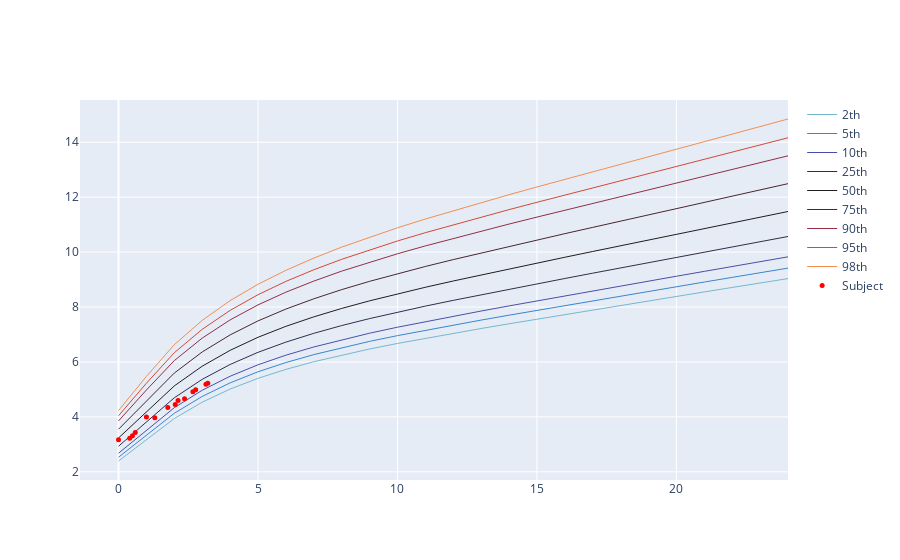

The cell this chart's notebook holds for it:
### Code cell
def plot_growth(df,col):
    return Scatter(
        x=df['Month'],
        y=df[col],
        mode='lines',
        name=f'{col}th',
        line=dict(
            shape = 'linear',
            color = percentiles_to_color.get(col, 'rgb(205, 12, 24)'),
            width= 1,
            dash = 'solid'
        ) if col in percentiles_to_color else {}
    )


# line_sytle = {
#     2: dict(shape = 'linear', color = 'rgb(205, 12, 24)', width= 1, dash = 'dash'),
#     10: dict(shape = 'linear', color = 'rgb(205, 12, 24)', width= 1, dash = 'dot'),

# }

plots = []
for col in nums_col:
    # trace = Scatter(
    #     x=df['Month'],
    #     y=df[col],
    #     mode='lines',
    #     name=f'{col}th',
    #     line = line_sytle.get(col, {}),
    #     marker=dict(
    #         size=.5,
    #         # color='red'
    #         # color='rgba(152, 0, 0, .8)',
    #         # line=dict(
    #         #     width=2,
    #         #     color='rgb(0, 0, 0)'
    #         # )
    #     )
    # )
    trace = plot_growth(df, col)
    plots.append(trace)


## add hover info for each subject
trace = Scatter(
    x=nikki_df['months'],
    y=nikki_df['weight_kg'],
    mode='markers',
    name='Subject',
    text=nikki_df['percentile'].astype(str) + '%',  
    # hoverinfosrc=subjects['percentile'],
    # hoverinfo='name',
    # hoveron=subjects,
    marker=dict(
        size=5,
        color='red',
        # color='rgba(152, 0, 0, .8)',
        # line=dict(
        #     width=2,
        #     color='rgb(0, 0, 0)'
        # )
    )
)

plots.append(trace)
iplot(plots)

### Figure 1 — Plotly figure (JSON) as saved in the notebook; plotly's stock layout.template omitted (floating-point values rounded to 4 significant figures)
{"data": [{"line": {"color": "#75b8ce", "dash": "solid", "shape": "linear", "width": 1}, "mode": "lines", "name": "2th", "type": "scatter", "x": [0, 1, 2, 3, 4, 5, 6, 7, 8, 9, 10, 11, 12, 13, 14, 15, 16, 17, 18, 19, 20, 21, 22, 23, 24], "y": [2.395, 3.161, 3.941, 4.536, 5.013, 5.404, 5.729, 6.008, 6.253, 6.473, 6.674, 6.862, 7.043, 7.218, 7.39, 7.56, 7.728, 7.895, 8.06, 8.225, 8.388, 8.55, 8.712, 8.874, 9.036]}, {"line": {"color": "#3885d0", "dash": "solid", "shape": "linear", "width": 1}, "mode": "lines", "name": "5th", "type": "scatter", "x": [0, 1, 2, 3, 4, 5, 6, 7, 8, 9, 10, 11, 12, 13, 14, 15, 16, 17, 18, 19, 20, 21, 22, 23, 24], "y": [2.532, 3.326, 4.132, 4.746, 5.239, 5.642, 5.979, 6.268, 6.522, 6.75, 6.959, 7.155, 7.342, 7.525, 7.703, 7.88, 8.054, 8.228, 8.4, 8.571, 8.741, 8.91, 9.079, 9.248, 9.417]}, {"line": {"color": "#4a4fa5", "dash": "solid", "shape": "linear", "width": 1}, "mode": "lines", "name": "10th", "type": "scatter", "x": [0, 1, 2, 3, 4, 5, 6, 7, 8, 9, 10, 11, 12, 13, 14, 15, 16, 17, 18, 19, 20, 21, 22, 23, 24], "y": [2.678, 3.502, 4.335, 4.97, 5.48, 5.898, 6.246, 6.546, 6.81, 7.048, 7.265, 7.47, 7.665, 7.855, 8.041, 8.225, 8.406, 8.587, 8.766, 8.944, 9.122, 9.298, 9.475, 9.651, 9.828]}, {"line": {"color": "#302e4a", "dash": "solid", "shape": "linear", "width": 1}, "mode": "lines", "name": "25th", "type": "scatter", "x": [0, 1, 2, 3, 4, 5, 6, 7, 8, 9, 10, 11, 12, 13, 14, 15, 16, 17, 18, 19, 20, 21, 22, 23, 24], "y": [2.932, 3.814, 4.696, 5.368, 5.908, 6.351, 6.722, 7.042, 7.325, 7.58, 7.813, 8.033, 8.243, 8.447, 8.647, 8.844, 9.039, 9.232, 9.425, 9.616, 9.806, 9.997, 10.19, 10.38, 10.57]}, {"line": {"color": "#1f1e1e", "dash": "solid", "shape": "linear", "width": 1}, "mode": "lines", "name": "50th", "type": "scatter", "x": [0, 1, 2, 3, 4, 5, 6, 7, 8, 9, 10, 11, 12, 13, 14, 15, 16, 17, 18, 19, 20, 21, 22, 23, 24], "y": [3.232, 4.187, 5.128, 5.846, 6.424, 6.899, 7.297, 7.642, 7.949, 8.225, 8.48, 8.719, 8.948, 9.17, 9.387, 9.601, 9.812, 10.02, 10.23, 10.44, 10.65, 10.85, 11.06, 11.27, 11.48]}, {"line": {"color": "#4a252e", "dash": "solid", "shape": "linear", "width": 1}, "mode": "lines", "name": "75th", "type": "scatter", "x": [0, 1, 2, 3, 4, 5, 6, 7, 8, 9, 10, 11, 12, 13, 14, 15, 16, 17, 18, 19, 20, 21, 22, 23, 24], "y": [3.55, 4.59, 5.596, 6.364, 6.984, 7.495, 7.925, 8.299, 8.633, 8.935, 9.214, 9.476, 9.727, 9.969, 10.21, 10.44, 10.67, 10.9, 11.13, 11.35, 11.58, 11.81, 12.03, 12.26, 12.49]}, {"line": {"color": "#932e44", "dash": "solid", "shape": "linear", "width": 1}, "mode": "lines", "name": "90th", "type": "scatter", "x": [0, 1, 2, 3, 4, 5, 6, 7, 8, 9, 10, 11, 12, 13, 14, 15, 16, 17, 18, 19, 20, 21, 22, 23, 24], "y": [3.853, 4.98, 6.05, 6.868, 7.531, 8.078, 8.54, 8.944, 9.306, 9.635, 9.939, 10.22, 10.5, 10.76, 11.02, 11.27, 11.52, 11.77, 12.02, 12.27, 12.51, 12.76, 13.01, 13.25, 13.5]}, {"line": {"color": "#d34936", "dash": "solid", "shape": "linear", "width": 1}, "mode": "lines", "name": "95th", "type": "scatter", "x": [0, 1, 2, 3, 4, 5, 6, 7, 8, 9, 10, 11, 12, 13, 14, 15, 16, 17, 18, 19, 20, 21, 22, 23, 24], "y": [4.041, 5.225, 6.337, 7.188, 7.878, 8.449, 8.933, 9.357, 9.738, 10.08, 10.4, 10.71, 11.0, 11.27, 11.55, 11.81, 12.08, 12.34, 12.6, 12.86, 13.12, 13.38, 13.64, 13.9, 14.16]}, {"line": {"color": "#f18f51", "dash": "solid", "shape": "linear", "width": 1}, "mode": "lines", "name": "98th", "type": "scatter", "x": [0, 1, 2, 3, 4, 5, 6, 7, 8, 9, 10, 11, 12, 13, 14, 15, 16, 17, 18, 19, 20, 21, 22, 23, 24], "y": [4.23, 5.475, 6.63, 7.514, 8.233, 8.829, 9.335, 9.78, 10.18, 10.55, 10.89, 11.2, 11.51, 11.8, 12.09, 12.37, 12.65, 12.92, 13.2, 13.47, 13.74, 14.02, 14.29, 14.57, 14.85]}, {"marker": {"color": "red", "size": 5}, "mode": "markers", "name": "Subject", "text": ["18.57%", "17.31%", "10.56%", "8.59%", "23.18%", "20.04%", "13.91%", "10.14%", "34.88%", "36.99%", "7.62%", "57.18%", "48.94%", "44.62%"], "type": "scatter", "x": [3.2, 3.133, 2.767, 2.667, 2.367, 2.133, 2.033, 1.767, 1.3, 1, 0.6, 0.5, 0.4, 0], "y": [5.221, 5.189, 4.99, 4.917, 4.66, 4.595, 4.45, 4.34, 3.969, 4, 3.429, 3.316, 3.22, 3.171]}], "layout": {}}
